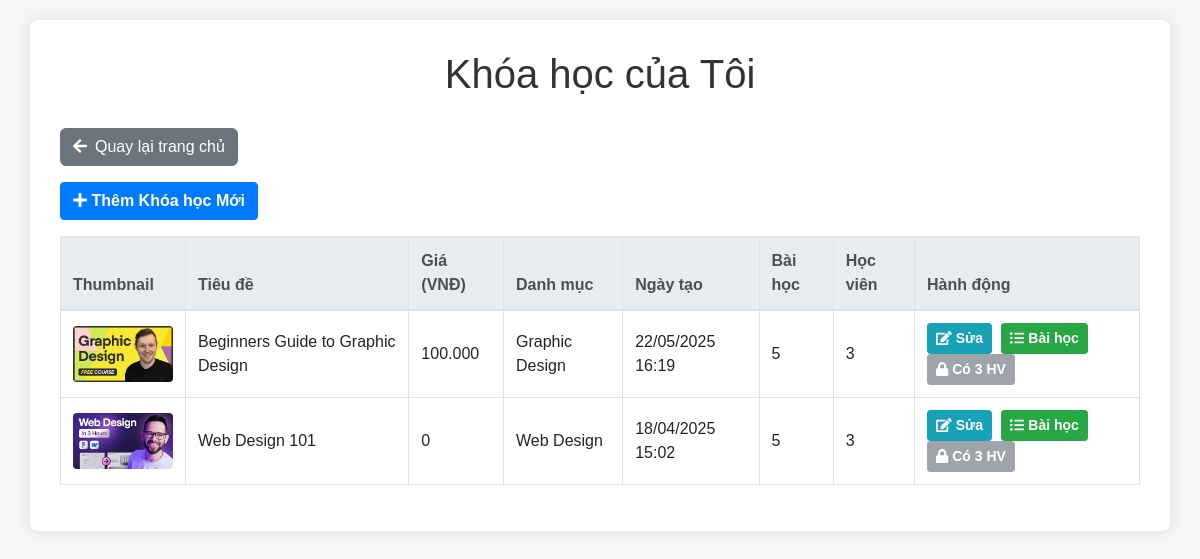
/public/instructor/manage_courses.php (signed in), run on the app's committed database.
### tables this page shows
CREATE TABLE `courses` (
  `id` int(11) NOT NULL,
  `title` varchar(255) DEFAULT NULL,
  `description` text DEFAULT NULL,
  `price` decimal(10,2) DEFAULT NULL,
  `instructor_id` int(11) DEFAULT NULL,
  `created_at` datetime DEFAULT current_timestamp(),
  `thumbnail` text DEFAULT NULL
);

### classes/CourseManager.php (called while the page is built, shortened)
<?php
require_once __DIR__ . '/../public/includes/db.php';
class CourseManager
{
    private $conn;
    public function __construct()
    {
        global $conn;
        $this->conn = $conn;
    }
    private function countLessonsByCourse($courseId)
    {
        $stmt = $this->conn->prepare("SELECT COUNT(*) as total FROM lessons WHERE course_id = ?");
        $stmt->bind_param("i", $courseId);
        $stmt->execute();
        $result = $stmt->get_result();
        $row = $result->fetch_assoc();
        return $row['total'] ?? 0;
    }
    private function countStudentsByCourse($courseId)
    {
        $stmt = $this->conn->prepare("SELECT COUNT(*) as total FROM enrollments WHERE course_id = ?");
        $stmt->bind_param("i", $courseId);
        $stmt->execute();
        $result = $stmt->get_result();
        $row = $result->fetch_assoc();
        return $row['total'] ?? 0;
    }
    private function getCategoriesByCourse($courseId)
    {
        $stmt = $this->conn->prepare("
            SELECT c.id, c.name
            FROM categories c
            JOIN course_categories cc ON c.id = cc.category_id
            WHERE cc.course_id = ?
        ");
        $stmt->bind_param("i", $courseId);
        $stmt->execute();
        $result = $stmt->get_result();
        $categories = array();
        while ($row = $result->fetch_assoc()) {
            $categories[] = $row;
        }
        return $categories;
    }
    public function getCoursesByInstructor($instructor_id)
    {
        $stmt = $this->conn->prepare("SELECT c.*, u.name as instructor_name FROM courses c LEFT JOIN users u ON c.instructor_id = u.user_id WHERE c.instructor_id = ? ORDER BY c.created_at DESC");
        $stmt->bind_param("i", $instructor_id);
        $stmt->execute();
        $result = $stmt->get_result();
        $courses = array();
        while ($row = $result->fetch_assoc()) {
            $row['lesson_count'] = $this->countLessonsByCourse($row['id']);
            $row['student_count'] = $this->countStudentsByCourse($row['id']);
            $row['categories'] = $this->getCategoriesByCourse($row['id']);
            $courses[] = $row;
        }
        return $courses;
    }
    public function getEnrollmentCount($course_id)
    {
        $stmt = $this->conn->prepare("SELECT COUNT(*) as count FROM enrollments WHERE course_id = ?");
        $stmt->bind_param("i", $course_id);
        $stmt->execute();
        $result = $stmt->get_result();
        $count = $result->fetch_assoc()['count'];
        return $count;
    }
}

### public/instructor/manage_courses.php (the view, shortened to what this page needs)
<?php
require_once __DIR__ . '/../../includes/bootstrap.php';
require_once __DIR__ . '/../../classes/CourseManager.php';
$instructor_id = $_SESSION['user_id'];
$courseManager = new CourseManager();
$courses = $courseManager->getCoursesByInstructor($instructor_id);
?>
<!DOCTYPE html>
<html lang="vi">
<head>
    <link href="https://stackpath.bootstrapcdn.com/bootstrap/4.5.2/css/bootstrap.min.css" rel="stylesheet">
    <link rel="stylesheet" href="../assets/css/style.css">
</head>
<body>
    <div class="container container-custom">
        <h1 class="page-title">Khóa học của Tôi</h1>
        <div class="back-btn mb-3"> <a href="index.php" class="btn btn-secondary"> <i class="fas fa-arrow-left mr-2"></i>Quay lại trang chủ </a> </div> <?php if ($delete_message) echo $delete_message; ?> <a href="add_course.php" class="btn btn-primary add-course-btn mb-3"> <i class="fas fa-plus"></i> Thêm Khóa học Mới </a>
        <?php if (empty($courses)): ?>
            <div class="alert alert-info">Bạn chưa có khóa học nào. Hãy <a href="add_course.php">thêm khóa học mới</a>!</div>
        <?php else: ?>
            <table class="table table-hover table-bordered">
                <thead class="thead-light">
                    <tr>
                        <th>Thumbnail</th>
                        <th>Tiêu đề</th>
                        <th>Giá (VNĐ)</th>
                        <th>Danh mục</th>
                        <th>Ngày tạo</th>
                        <th>Bài học</th>
                        <th>Học viên</th>
                        <th>Hành động</th>
                    </tr>
                </thead>
                <tbody>
                    <?php foreach ($courses as $course): ?>
                        <tr>
                            <td>
                                <?php if (!empty($course['thumbnail'])): ?>
                                    <img src="../<?php echo htmlspecialchars($course['thumbnail']); ?>" alt="<?php echo htmlspecialchars($course['title']); ?>" class="thumbnail img-fluid">
                                <?php else: ?>
                                    <img src="../assets/img/default-course.png" alt="Default thumbnail" class="thumbnail img-fluid">
                                <?php endif; ?>
                            </td>
                            <td><?php echo htmlspecialchars($course['title']); ?></td>
                            <td><?php echo number_format($course['price'], 0, ',', '.'); ?></td>
                            <td>
                                <?php
                                $category_names = [];
                                if (!empty($course['categories'])) {
                                    foreach ($course['categories'] as $category) {
                                        $category_names[] = htmlspecialchars($category['name']);
                                    }
                                }
                                echo implode(', ', $category_names);
                                ?>
                            </td>
                            <td><?php echo date("d/m/Y H:i", strtotime($course['created_at'])); ?></td>
                            <td><?php echo htmlspecialchars($course['lesson_count']); ?></td>
                            <td><?php echo htmlspecialchars($course['student_count']); ?></td>
                            <td>
                                <a href="edit_course.php?course_id=<?php echo $course['id']; ?>" class="btn btn-sm btn-info btn-action" title="Sửa">
                                    <i class="fas fa-edit"></i> Sửa
                                </a>
                                <a href="manage_lessons.php?course_id=<?php echo $course['id']; ?>" class="btn btn-sm btn-success btn-action" title="Quản lý bài học">
                                    <i class="fas fa-list-ul"></i> Bài học
                                </a>
                                <?php
                                $enrollment_count = $courseManager->getEnrollmentCount($course['id']);
                                if ($enrollment_count > 0):
                                ?>
                                    <button class="btn btn-sm btn-secondary btn-action"
                                            title="Không thể xóa vì có <?php echo $enrollment_count; ?> học viên đã đăng ký"
                                            disabled>
                                        <i class="fas fa-lock"></i> Có <?php echo $enrollment_count; ?> HV
                                    </button>
                                <?php endif; ?>
                            </td>
                        </tr>
                    <?php endforeach; ?>
                </tbody>
            </table>
        <?php endif; ?>
    </div>
</body>
</html>

### public/assets/css/style.css (style rules this page uses)
:root { --primary: #06BBCC; --light: #F0FBFC; --dark: #181d38; }
.btn { font-family: 'Nunito', sans-serif; font-weight: 600; transition: .5s; }
.btn.btn-primary, .btn.btn-secondary { color: #FFFFFF; }

### public/instructor/manage_courses.php (style rules this page uses)
body { font-family: Arial, sans-serif; background-color: #f4f7f6; padding-top: 20px; }
.container-custom { background-color: #fff; padding: 30px; border-radius: 8px; box-shadow: 0 0 15px rgba(0, 0, 0, 0.1); }
.table th, .table td { vertical-align: middle; }
.table img.thumbnail { max-width: 100px; max-height: 60px; object-fit: cover; border-radius: 4px; }
.btn-action { margin-right: 5px; }
.page-title { margin-bottom: 30px; text-align: center; color: #333; }
.add-course-btn { margin-bottom: 20px; }
.back-btn { text-align: left; }
.back-btn .btn { border-radius: 6px; font-weight: 500; }

### data on the page
courses: thumbnail (picture), title "Beginners Guide to Graphic Design", price "100.000", category_names "Graphic Design", created_at "22/05/2025 16:19", id "5", student_count "3", enrollment_count "3"
courses: thumbnail (picture), title "Web Design 101", price "0", category_names "Web Design", created_at "18/04/2025 15:02", lesson_count "5", id "3"
